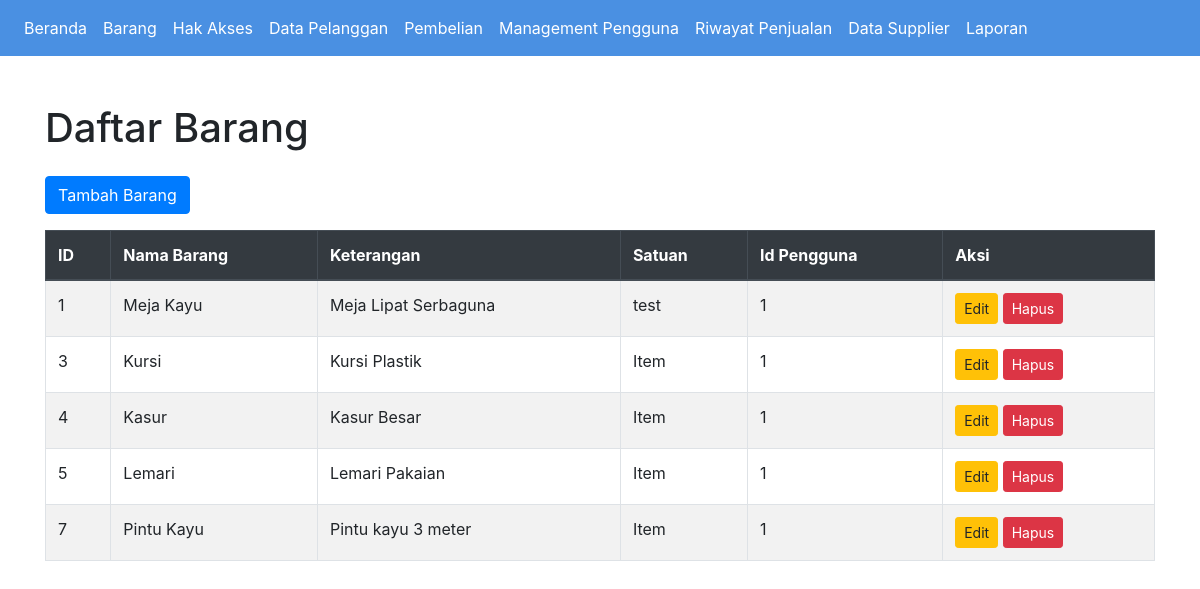
Screenshot of /barang/read_barang.php with the database file from the repository.
### tables this page shows
CREATE TABLE `barang` (
  `IdBarang` int(11) NOT NULL,
  `NamaBarang` varchar(100) NOT NULL,
  `Keterangan` varchar(100) NOT NULL,
  `Satuan` varchar(20) NOT NULL,
  `IdPengguna` int(11) NOT NULL
);

### barang/Barang.php (called while the page is built, shortened)
<?php
class Barang {
    private $conn;
    public function __construct($conn) {
        $this->conn = $conn;
    }
    public function read() {
        $sql = "SELECT * FROM barang";
        return $this->conn->query($sql);
    }
}
?>

### barang/read_barang.php (the view, shortened to what this page needs)
<?php
include '../header.php';
include 'Barang.php';
include '../connect.php';
$barang = new Barang($conn);
$result = $barang->read();
?>
<!DOCTYPE html>
<html>
<head>
    <link href="https://stackpath.bootstrapcdn.com/bootstrap/4.5.2/css/bootstrap.min.css" rel="stylesheet">
</head>
<body>
    <div class="container mt-5">
        <h1 class="mb-4">Daftar Barang</h1>
        <a href="create_barang.php" class="btn btn-primary mb-3">Tambah Barang</a>
        <table class="table table-striped table-bordered">
            <thead class="thead-dark">
                <tr>
                    <th>ID</th>
                    <th>Nama Barang</th>
                    <th>Keterangan</th>
                    <th>Satuan</th>
                    <th>Id Pengguna</th>
                    <th>Aksi</th>
                </tr>
            </thead>
            <tbody>
                <?php
                if ($result->num_rows > 0) {
                    while ($row = $result->fetch_assoc()) {
                        echo "<tr>
                            <td>".$row['IdBarang']."</td>
                            <td>".$row['NamaBarang']."</td>
                            <td>".$row['Keterangan']."</td>
                            <td>".$row['Satuan']."</td>
                            <td>".$row['IdPengguna']."</td>
                            <td>
                                <a href='update_barang.php?id=".$row['IdBarang']."' class='btn btn-sm btn-warning'>Edit</a>
                                <a href='delete_barang.php?id=".$row['IdBarang']."' class='btn btn-sm btn-danger'>Hapus</a>
                            </td>
                        </tr>";
                    }
                } else {
                    echo "<tr><td colspan='6' class='text-center'>Tidak ada data</td></tr>";
                }
                ?>
            </tbody>
        </table>
    </div>
</body>
</html>

### header.php (shortened to what this page needs)
<!DOCTYPE html>
<html lang="en">
<head>
    <link href="https://stackpath.bootstrapcdn.com/bootstrap/4.5.2/css/bootstrap.min.css" rel="stylesheet">
</head>
<body>
  <nav class="navbar navbar-expand-lg">
    <div class="collapse navbar-collapse" id="navbarNav">
      <ul class="navbar-nav">
        <li class="nav-item active">
          <a class="nav-link" href="/tk4/index.php">Beranda <span class="sr-only">(current)</span></a>
        </li>
        <li class="nav-item">
          <a class="nav-link" href="/tk4/barang/read_barang.php">Barang</a>
        </li>
        <li class="nav-item">
          <a class="nav-link" href="/tk4/hak_akses/read_hak_akses.php">Hak Akses</a>
        </li>
        <li class="nav-item">
          <a class="nav-link" href="/tk4/pelanggan/read_pelanggan.php">Data Pelanggan</a>
        </li>
        <li class="nav-item">
          <a class="nav-link" href="/tk4/pembelian/read_pembelian.php">Pembelian</a>
        </li>
        <li class="nav-item">
          <a class="nav-link" href="/tk4/pengguna/read_pengguna.php">Management Pengguna</a>
        </li>
        <li class="nav-item">
          <a class="nav-link" href="/tk4/penjualan/read_penjualan.php">Riwayat Penjualan</a>
        </li>
        <li class="nav-item">
          <a class="nav-link" href="/tk4/supplier/read_supplier.php">Data Supplier</a>
        </li>
        <li class="nav-item">
          <a class="nav-link" href="/tk4/report/report.php">Laporan</a>
        </li>
      </ul>
    </div>
  </nav>

### header.php (style rules this page uses)
body { background-color: #f0f8ff; color: #333; }
.navbar { background-color: #4a90e2; }
.navbar-brand, .nav-link { color: #fff !important; }

### rows the page displays
barang: IdBarang "1", NamaBarang "Meja Kayu", Keterangan "Meja Lipat Serbaguna", Satuan "test", IdPengguna "1"
barang: IdBarang "3", NamaBarang "Kursi", Keterangan "Kursi Plastik", Satuan "Item", IdPengguna "1"
barang: IdBarang "4", NamaBarang "Kasur", Keterangan "Kasur Besar", Satuan "Item", IdPengguna "1"
barang: IdBarang "5", NamaBarang "Lemari", Keterangan "Lemari Pakaian", Satuan "Item", IdPengguna "1"
barang: IdBarang "7", NamaBarang "Pintu Kayu", Keterangan "Pintu kayu 3 meter", Satuan "Item", IdPengguna "1"
